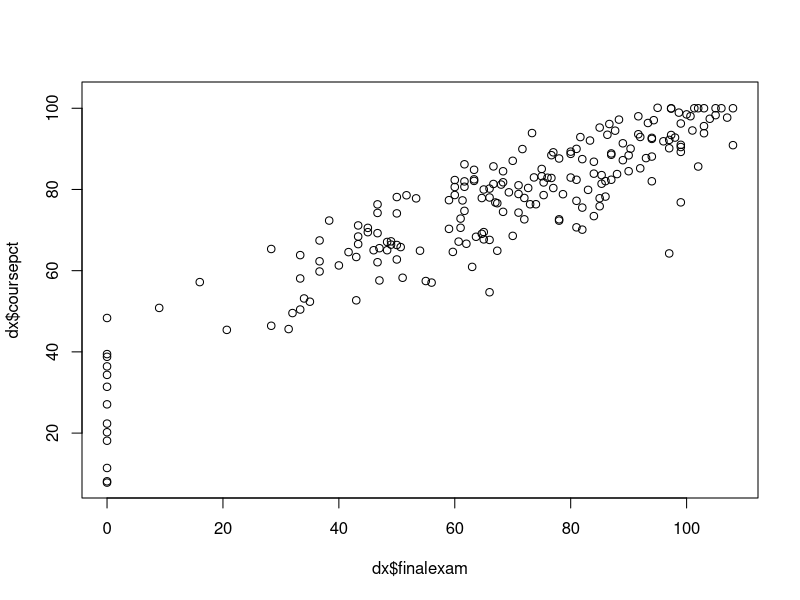

The R script that drew this image: (Note: this script raises an error after producing the figure.)
# packages
library(ordinal)
library(MASS)
library(emmeans)

# get data
dx <- read.csv("cleaned-data.csv")

# collapse classes into categories
dx$sub <- sapply(strsplit(dx$class, " "), "[", 1)
dx$lev <- as.numeric(sapply(strsplit(dx$class, " "), "[", 2))
dx$lev <- ifelse(dx$lev >= 3000, "upper", "lower")

# set up factors
# semester is ordered
dx$sem <- factor(dx$sem, levels=
                   c("Spring24", "Spring25", "Sum25", "Fall25","Spring26"),
                 ordered=TRUE)

# as are letter grades
letts <- c("F", "D", "C", "B", "A")
dx$fe.letter <- factor(dx$fe.letter, levels=letts, ordered=TRUE)
dx$co.letter <- factor(dx$co.letter, levels=letts, ordered=TRUE)

# and levels
dx$lev <- factor(dx$lev, levels=c("lower", "upper"), ordered=TRUE)

# do we need to analyze both?
cor.test(dx$finalexam, dx$coursepct, use="pairwise.complete.obs")
plot(dx$finalexam, dx$coursepct)

ftable(fe.letter~co.letter, data=dx)

# analyze final exam data
dz <- dx[which(!is.na(dx$fe.letter)),]
dc <- dx[which(!is.na(dx$co.letter)),]

nrow(dz)
nrow(dc)

table(dz$class)
#biol 1107 chem 1211 math 1190 math 2202 
#      134        66        37       100 

table(dc$class)
#biol 3300 chem 1211 math 1190 math 2202 
#      105       228        37       100 

table(dz$sub)
#biol chem math 
# 134   66  137 

table(dc$sub)
#biol chem math 
# 105  228  137 

table(dz$lev)
#lower upper 
#  337     0 

table(dc$lev)
#lower upper 
#  365   105 

# dz has no upper division, so drop 6 and 7
mod01 <- polr(fe.letter~attend, data=dz, Hess=TRUE)
mod02 <- polr(fe.letter~attend+class, data=dz, Hess=TRUE)
mod03 <- polr(fe.letter~attend*class, data=dz, Hess=TRUE)
mod04 <- polr(fe.letter~attend+sub, data=dz, Hess=TRUE)
mod05 <- polr(fe.letter~attend*sub, data=dz, Hess=TRUE)
#mod06 <- polr(fe.letter~attend+lev, data=dz, Hess=TRUE)
#mod07 <- polr(fe.letter~attend*lev, data=dz, Hess=TRUE)

aic.df <- AIC(mod01, mod02, mod03, mod04, mod05)
aic.df$delta <- aic.df$AIC - min(aic.df$AIC)
aic.df$wt <- exp(-0.5*aic.df$delta)
aic.df$wt <- aic.df$wt/sum(aic.df$wt)

# order by descending AIC weight
aic.df <- aic.df[order(-aic.df$wt),]
aic.df
#     df       AIC      delta           wt
#mod03 11  897.1192   0.000000 7.544725e-01
#mod05  9  899.3644   2.245221 2.455273e-01
#mod04  7  928.0079  30.888690 1.479959e-07
#mod02  8  929.9717  32.852546 5.543750e-08
#mod01  5 1040.8625 143.743369 4.614955e-32

confint(mod3)
#                              2.5 %      97.5 %
#attend                 5.625774e-05  0.02735832
#classchem 1211        -8.418225e+00 -1.87008353
#classmath 1190        -1.171438e+01 -4.75703864
#classmath 2202        -1.844919e+01 -8.02789478
#attend:classchem 1211 -1.544274e-02  0.05593232
#attend:classmath 1190  4.078171e-02  0.12297726
#attend:classmath 2202  7.291770e-02  0.18245609

summary(mod3)
#Coefficients:
#                          Value Std. Error t value
#attend                  0.01364   0.006953  1.9620
#classchem 1211         -4.66731   1.624699 -2.8727
#classmath 1190         -8.09014   1.763081 -4.5886
#classmath 2202        -12.84988   2.656835 -4.8365
#attend:classchem 1211   0.01563   0.017758  0.8801
#attend:classmath 1190   0.08048   0.020851  3.8597
#attend:classmath 2202   0.12386   0.027930  4.4348

#Intercepts:
#      Value    Std. Error t value 
#F|D  -1.9535   0.5780    -3.3799
#D|C  -1.0035   0.5654    -1.7749
#C|B  -0.1754   0.5554    -0.3157
#B|A   1.4595   0.5590     2.6108

emtrends(mod03, ~class, var="attend")
#    class attend.trend      SE  df asymp.LCL asymp.UCL
#biol 1107       0.0136 0.00695 Inf  1.39e-05    0.0273
#chem 1211       0.0293 0.01640 Inf -2.78e-03    0.0613
#math 1190       0.0941 0.01970 Inf  5.54e-02    0.1328
#math 2202       0.1375 0.02720 Inf  8.43e-02    0.1907 
  
emtrends(mod05, ~sub, var="attend")
#sub  attend.trend      SE  df asymp.LCL asymp.UCL
#biol       0.0136 0.00693 Inf -3.46e-05    0.0271
#chem       0.0291 0.01630 Inf -2.91e-03    0.0611
#math       0.0973 0.01450 Inf  6.89e-02    0.1257

# conclusion: use mod03 for final exam score

tr1 <- emtrends(mod03, ~ class, var = "attend")
pairs(tr1)
#contrast              estimate     SE  df z.ratio p.value
#biol 1107 - chem 1211  -0.0156 0.0178 Inf  -0.880  0.8152
#biol 1107 - math 1190  -0.0805 0.0209 Inf  -3.860  0.0007
#biol 1107 - math 2202  -0.1239 0.0279 Inf  -4.435 <0.0001
#chem 1211 - math 1190  -0.0648 0.0255 Inf  -2.541  0.0539
#chem 1211 - math 2202  -0.1082 0.0315 Inf  -3.433  0.0033
#math 1190 - math 2202  -0.0434 0.0326 Inf  -1.332  0.5423



# The association between participation and final-exam grade varied substantially across the courses in the dataset. Model selection moderately favored course-specific relationships over subject-specific relationships. Across both formulations, the clearest positive association occurred in mathematics; evidence was weaker in biology and absent or inconclusive in chemistry.

# analyze course grade

mod11 <- polr(co.letter~attend, data=dc, Hess=TRUE)
mod12 <- polr(co.letter~attend+class, data=dc, Hess=TRUE)
mod13 <- polr(co.letter~attend*class, data=dc, Hess=TRUE)
mod14 <- polr(co.letter~attend+sub, data=dc, Hess=TRUE)
mod15 <- polr(co.letter~attend*sub, data=dc, Hess=TRUE)
mod16 <- polr(co.letter~attend+lev, data=dc, Hess=TRUE)
mod17 <- polr(co.letter~attend*lev, data=dc, Hess=TRUE)

aic.df2 <- AIC(mod11, mod12, mod13, mod14, mod15, mod16, mod17)
aic.df2$delta <- aic.df2$AIC - min(aic.df2$AIC)
aic.df2$wt <- exp(-0.5*aic.df2$delta)
aic.df2$wt <- aic.df2$wt/sum(aic.df2$wt)

# order by descending AIC weight
aic.df2 <- aic.df2[order(-aic.df2$wt),]
aic.df2
#      df      AIC    delta           wt
#mod13 11 1363.619  0.00000 9.996932e-01
#mod15  9 1379.809 16.18927 3.050787e-04
#mod17  7 1390.281 26.66144 1.623335e-06
#mod12  8 1397.766 34.14647 3.846407e-08
#mod16  6 1398.359 34.73932 2.859693e-08
#mod14  7 1400.356 36.73630 1.053612e-08
#mod11  5 1401.881 38.26131 4.915054e-09

emtrends(mod13, ~class, var="attend")
#    class     attend.trend      SE  df asymp.LCL asymp.UCL
#biol 3300       0.0292 0.00678 Inf    0.0159    0.0425
#chem 1211       0.0454 0.00674 Inf    0.0322    0.0586
#math 1190       0.1153 0.02020 Inf    0.0758    0.1548
#math 2202       0.1433 0.02510 Inf    0.0941    0.1925

tr2 <- emtrends(mod13, ~ class, var = "attend")
pairs(tr2)
#contrast              estimate      SE  df z.ratio p.value
#biol 3300 - chem 1211  -0.0162 0.00932 Inf  -1.742  0.3020
#biol 3300 - math 1190  -0.0861 0.02100 Inf  -4.093  0.0002
#biol 3300 - math 2202  -0.1141 0.02570 Inf  -4.442 <0.0001
#chem 1211 - math 1190  -0.0698 0.02090 Inf  -3.335  0.0047
#chem 1211 - math 2202  -0.0979 0.02560 Inf  -3.827  0.0007
#math 1190 - math 2202  -0.0280 0.03150 Inf  -0.891  0.8094

summary(mod13)
#Call:
#  polr(formula = co.letter ~ attend * class, data = dc, Hess = TRUE)
#
#Coefficients:
#                          Value Std. Error t value
#attend                  0.02919    0.00678   4.306
#classchem 1211         -1.61830    0.74740  -2.165
#classmath 1190         -6.84087    1.73368  -3.946
#classmath 2202        -11.08943    2.42558  -4.572
#attend:classchem 1211   0.01623    0.00932   1.742
#attend:classmath 1190   0.08607    0.02103   4.093
#attend:classmath 2202   0.11411    0.02569   4.442

#Intercepts:
#       Value    Std. Error t value 
#F|D  -0.0500   0.4913    -0.1019
#D|C   1.3067   0.4928     2.6517
#C|B   2.5246   0.5046     5.0029
#B|A   3.9779   0.5195     7.6568

# all of that is cool, but let's focus on percentages and just
# label them

# percentage grades are proportions in disguise
# logit transform and store as y
dz$y <- qlogis(pmax(0.1, pmin(99.9, dz$finalexam))/100)
dc$y <- qlogis(pmax(0.1, pmin(99.9, dc$coursepct))/100)

# dz has no upper division, so drop 6 and 7
mod01 <- lm(y~attend, data=dz)
mod02 <- lm(y~attend+class, data=dz)
mod03 <- lm(y~attend*class, data=dz)
mod04 <- lm(y~attend+sub, data=dz)
mod05 <- lm(y~attend*sub, data=dz)

aic.df1 <- AIC(mod01, mod02, mod03, mod04, mod05)
aic.df1$delta <- aic.df1$AIC - min(aic.df1$AIC)
aic.df1$wt <- exp(-0.5*aic.df1$delta)
aic.df1$wt <- aic.df1$wt/sum(aic.df1$wt)

# order by descending AIC weight
aic.df1 <- aic.df1[order(-aic.df1$wt),]
aic.df1
#      df      AIC     delta           wt
#mod03  9 1479.238  0.000000 9.832330e-01
#mod05  7 1487.381  8.142944 1.676635e-02
#mod04  5 1508.784 29.546159 3.773893e-07
#mod02  6 1509.661 30.423304 2.433996e-07
#mod01  3 1557.386 78.148008 1.054465e-17

# dc has some upper division, so include 6 and 7
mod11 <- lm(y~attend, data=dc)
mod12 <- lm(y~attend+class, data=dc)
mod13 <- lm(y~attend*class, data=dc)
mod14 <- lm(y~attend+sub, data=dc)
mod15 <- lm(y~attend*sub, data=dc)
mod16 <- lm(y~attend+lev, data=dc)
mod17 <- lm(y~attend*lev, data=dc)

aic.df2 <- AIC(mod11, mod12, mod13, mod14, mod15, mod16, mod17)
aic.df2$delta <- aic.df2$AIC - min(aic.df2$AIC)
aic.df2$wt <- exp(-0.5*aic.df2$delta)
aic.df2$wt <- aic.df2$wt/sum(aic.df2$wt)

# order by descending AIC weight
aic.df2 <- aic.df2[order(-aic.df2$wt),]
aic.df2
#      df      AIC    delta           wt
#mod13  9 1623.555  0.00000 9.996977e-01
#mod15  7 1639.936 16.38168 2.770971e-04
#mod17  5 1645.366 21.81107 1.835079e-05
#mod12  6 1647.811 24.25580 5.404916e-06
#mod16  4 1652.144 28.58928 6.191366e-07
#mod11  3 1652.385 28.83045 5.488014e-07
#mod14  5 1654.108 30.55363 2.318634e-07

emtrends(mod03, ~class, var="attend")
#class     attend.trend      SE  df lower.CL upper.CL
#biol 1107       0.0323 0.00782 329   0.0169   0.0477
#chem 1211       0.0588 0.01250 329   0.0343   0.0834
#math 1190       0.0934 0.02090 329   0.0523   0.1344
#math 2202       0.1536 0.01950 329   0.1154   0.1919

emtrends(mod13, ~class, var="attend")
#class     attend.trend      SE  df lower.CL upper.CL
#biol 3300       0.0173 0.00509 462   0.0073   0.0273
#chem 1211       0.0306 0.00427 462   0.0222   0.0390
#math 1190       0.0813 0.01310 462   0.0555   0.1072
#math 2202       0.0673 0.01220 462   0.0432   0.0914

tr1 <- emtrends(mod03, ~ class, var = "attend")
pairs(tr1)

tr2 <- emtrends(mod13, ~ class, var = "attend")
#pairs(tr2)
#contrast              estimate      SE  df t.ratio p.value
#biol 3300 - chem 1211  -0.0133 0.00664 462  -2.005  0.1874
#biol 3300 - math 1190  -0.0640 0.01410 462  -4.546 <0.0001
#biol 3300 - math 2202  -0.0500 0.01330 462  -3.770  0.0011
#chem 1211 - math 1190  -0.0507 0.01380 462  -3.672  0.0015
#chem 1211 - math 2202  -0.0367 0.01300 462  -2.828  0.0251
#math 1190 - math 2202   0.0140 0.01800 462   0.782  0.8628

# make some figures
ag <- aggregate(attend~class, data=dx, range, na.rm=TRUE)
#      class  attend.1  attend.2
#1 biol 1107   4.00000 100.00000
#2 biol 3300   0.00000 100.00000
#3 chem 1211   7.00000 100.00000
#4 chem 3361   0.00000 100.00000
#5 math 1190  46.36364 100.00000
#6 math 2202  50.00000 100.00000

n <- 200
pxmat <- matrix(NA, nrow=n, ncol=6)
colnames(pxmat) <- ag$class
for(i in 1:nrow(ag)){
  pxmat[,i] <- seq(ag$attend[i,1], ag$attend[i,2], length=n)
}

# final exam
px1 <- pxmat[,"biol 1107"]
px2 <- pxmat[,"chem 1211"]
px3 <- pxmat[,"math 1190"]
px4 <- pxmat[,"math 2202"]

prx <- data.frame(attend=c(px1, px2, px3, px4),
                  class=rep(sort(unique(dz$class)),each=n))
pred <- predict(mod03, newdata=prx, interval="confidence", se.fit=TRUE)
prx$lo <- 100*plogis(pred$fit[,2])
prx$md <- 100*plogis(pred$fit[,1])
prx$up <- 100*plogis(pred$fit[,3])

# symbols

fig.name <- "finalexam.jpg"
jpeg(fig.name, width=1.5*7.5, height=1.5*5, units="in", res=500)
par(mfrow=c(2,2), mar=c(4.1, 4.1, 1.1, 1.1), 
    lend=1, las=1, xpd=NA, bty="n",
    cex.axis=1.5, cex.lab=1.5, cex.main=1.5,
    oma=c(0, 0.2, 0, 0))
plot(dz$attend, dz$finalexam, type="n",
     xlab="",
     ylab="Final exam grade (%)",
     xlim=c(0, 100), ylim=c(0, 100),
     main="BIOL 1107: Principles of Biol. I")
title(xlab="Participation or attendance (%)", line=2.4)
flag1 <- which(prx$class == "biol 1107")
flag2 <- which(dz$class == "biol 1107")
polygon(x=c(prx$attend[flag1], rev(prx$attend[flag1])),
        y=c(prx$lo[flag1], rev(prx$up[flag1])),
        border=NA, col="grey80")
points(prx$attend[flag1], prx$md[flag1], type="l", lwd=3)
points(dz$attend[flag2], dz$finalexam[flag2], cex=1.2)

plot(dz$attend, dz$finalexam, type="n",
     xlab="",
     ylab="Final exam grade (%)",
     xlim=c(0, 100), ylim=c(0, 100),
     main="CHEM 1211: Principles of Chem. I")
title(xlab="Participation or attendance (%)", line=2.4)
flag1 <- which(prx$class == "chem 1211")
flag2 <- which(dz$class == "chem 1211")
polygon(x=c(prx$attend[flag1], rev(prx$attend[flag1])),
        y=c(prx$lo[flag1], rev(prx$up[flag1])),
        border=NA, col="grey80")
points(prx$attend[flag1], prx$md[flag1], type="l", lwd=3)
points(dz$attend[flag2], dz$finalexam[flag2], cex=1.2)


plot(dz$attend, dz$finalexam, type="n",
     xlab="",
     ylab="Final exam grade (%)",
     xlim=c(0, 100), ylim=c(0, 100),
     main="MATH 1190: Calculus I")
title(xlab="Participation or attendance (%)", line=2.4)
flag1 <- which(prx$class == "math 1190")
flag2 <- which(dz$class == "math 1190")
polygon(x=c(prx$attend[flag1], rev(prx$attend[flag1])),
        y=c(prx$lo[flag1], rev(prx$up[flag1])),
        border=NA, col="grey80")
points(prx$attend[flag1], prx$md[flag1], type="l", lwd=3)
points(dz$attend[flag2], dz$finalexam[flag2], cex=1.2)


plot(dz$attend, dz$finalexam, type="n",
     xlab="",
     ylab="Final exam grade (%)",
     xlim=c(0, 100), ylim=c(0, 100),
     main="Math 2202: Calculus II")
title(xlab="Participation or attendance (%)", line=2.4)
flag1 <- which(prx$class == "math 2202")
flag2 <- which(dz$class == "math 2202")
polygon(x=c(prx$attend[flag1], rev(prx$attend[flag1])),
        y=c(prx$lo[flag1], rev(prx$up[flag1])),
        border=NA, col="grey80")
points(prx$attend[flag1], prx$md[flag1], type="l", lwd=3)
points(dz$attend[flag2], dz$finalexam[flag2], cex=1.2)
dev.off()


############################################################
px1 <- pxmat[,"biol 3300"]

prx <- data.frame(attend=c(px1, px2, px3, px4),
                  class=rep(sort(unique(dc$class)),each=n))
pred <- predict(mod13, newdata=prx, interval="confidence", se.fit=TRUE)
prx$lo <- 100*plogis(pred$fit[,2])
prx$md <- 100*plogis(pred$fit[,1])
prx$up <- 100*plogis(pred$fit[,3])


fig.name <- "coursegrade.jpg"
jpeg(fig.name, width=1.5*7.5, height=1.5*5, units="in", res=500)
par(mfrow=c(2,2), mar=c(4.1, 4.1, 1.1, 1.1), 
    lend=1, las=1, xpd=NA, bty="n",
    cex.axis=1.5, cex.lab=1.5, cex.main=1.5,
    oma=c(0, 0.2, 0, 0))
plot(dc$attend, dc$coursepct, type="n",
     xlab="",
     ylab="Course grade (%)",
     xlim=c(0, 100), ylim=c(0, 100),
     main="BIOL 3300: Genetics")
title(xlab="Participation or attendance (%)", line=2.4)
flag1 <- which(prx$class == "biol 3300")
flag2 <- which(dc$class == "biol 3300")
polygon(x=c(prx$attend[flag1], rev(prx$attend[flag1])),
        y=c(prx$lo[flag1], rev(prx$up[flag1])),
        border=NA, col="grey80")
points(prx$attend[flag1], prx$md[flag1], type="l", lwd=3)
points(dc$attend[flag2], dc$coursepct[flag2], cex=1.2)

plot(dc$attend, dc$coursepct, type="n",
     xlab="",
     ylab="Course grade (%)",
     xlim=c(0, 100), ylim=c(0, 100),
     main="CHEM 1211: Principles of Chem. I")
title(xlab="Participation or attendance (%)", line=2.4)
flag1 <- which(prx$class == "chem 1211")
flag2 <- which(dc$class == "chem 1211")
polygon(x=c(prx$attend[flag1], rev(prx$attend[flag1])),
        y=c(prx$lo[flag1], rev(prx$up[flag1])),
        border=NA, col="grey80")
points(prx$attend[flag1], prx$md[flag1], type="l", lwd=3)
points(dc$attend[flag2], dc$coursepct[flag2], cex=1.2)


plot(dc$attend, dc$coursepct, type="n",
     xlab="",
     ylab="Course grade (%)",
     xlim=c(0, 100), ylim=c(0, 100),
     main="MATH 1190: Calculus I")
title(xlab="Participation or attendance (%)", line=2.4)
flag1 <- which(prx$class == "math 1190")
flag2 <- which(dc$class == "math 1190")
polygon(x=c(prx$attend[flag1], rev(prx$attend[flag1])),
        y=c(prx$lo[flag1], rev(prx$up[flag1])),
        border=NA, col="grey80")
points(prx$attend[flag1], prx$md[flag1], type="l", lwd=3)
points(dc$attend[flag2], dc$coursepct[flag2], cex=1.2)


plot(dc$attend, dc$coursepct, type="n",
     xlab="",
     ylab="Course grade (%)",
     xlim=c(0, 100), ylim=c(0, 100),
     main="Math 2202: Calculus II")
title(xlab="Participation or attendance (%)", line=2.4)
flag1 <- which(prx$class == "math 2202")
flag2 <- which(dc$class == "math 2202")
polygon(x=c(prx$attend[flag1], rev(prx$attend[flag1])),
        y=c(prx$lo[flag1], rev(prx$up[flag1])),
        border=NA, col="grey80")
points(prx$attend[flag1], prx$md[flag1], type="l", lwd=3)
points(dc$attend[flag2], dc$coursepct[flag2], cex=1.2)
dev.off()


# make some figures

# what about C or better in the course
dc$cc <- ifelse(dc$co.letter %in% c("A", "B", "C"), 1, 0)

mod21 <- glm(cc~attend, data=dc, family=binomial)
mod22 <- glm(cc~attend+class, data=dc, family=binomial)
mod23 <- glm(cc~attend*class, data=dc, family=binomial)
mod24 <- glm(cc~attend+sub, data=dc, family=binomial)
mod25 <- glm(cc~attend*sub, data=dc, family=binomial)
mod26 <- glm(cc~attend+lev, data=dc, family=binomial)
mod27 <- glm(cc~attend*lev, data=dc, family=binomial)

aic.df3 <- AIC(mod21, mod22, mod23, mod24, mod25, mod26, mod27)
aic.df3$delta <- aic.df3$AIC - min(aic.df3$AIC)
aic.df3$wt <- exp(-0.5*aic.df3$delta)
aic.df3$wt <- aic.df3$wt/sum(aic.df3$wt)

# order by descending AIC weight
aic.df3 <- aic.df3[order(-aic.df3$wt),]
aic.df3

tr3 <- emtrends(mod23, ~ class, var = "attend")
tr3
#class     attend.trend      SE  df asymp.LCL asymp.UCL
#biol 3300       0.0350 0.00919 Inf    0.0170    0.0530
#chem 1211       0.0356 0.00760 Inf    0.0207    0.0505
#math 1190       0.1226 0.03910 Inf    0.0460    0.1992
#math 2202       0.1060 0.02770 Inf    0.0517    0.1602

pairs(tr3)
#contrast              estimate     SE  df z.ratio p.value
#biol 3300 - chem 1211 -0.00061 0.0119 Inf  -0.051  1.0000
#biol 3300 - math 1190 -0.08757 0.0402 Inf  -2.181  0.1286
#biol 3300 - math 2202 -0.07093 0.0292 Inf  -2.431  0.0713
#chem 1211 - math 1190 -0.08696 0.0398 Inf  -2.184  0.1277
#chem 1211 - math 2202 -0.07032 0.0287 Inf  -2.449  0.0682
#math 1190 - math 2202  0.01664 0.0479 Inf   0.347  0.9856

tr4 <- emtrends(mod25, ~ sub, var = "attend")
tr4
#sub  attend.trend      SE  df asymp.LCL asymp.UCL
#biol       0.0350 0.00919 Inf    0.0170    0.0530
#chem       0.0356 0.00760 Inf    0.0207    0.0505
#math       0.0830 0.01670 Inf    0.0503    0.1157

# multipliers for different amounts of 
# additional participations
parts <- c(2.4, 3.6, 10)
names(parts) <- c("3x50", "2x75", "10%")

exp(parts*0.035)
exp(parts*0.0356)
exp(parts*0.083)



# for biology, every additional participation
# results in:
## 10%
exp(10*0.035)

## day in 3 x 50 minute class
exp(2.4*0.035)

## day in 2 x 75 minute class
exp(3.6*0.035)



pairs(tr4)
#contrast    estimate     SE  df z.ratio p.value
#biol - chem -0.00061 0.0119 Inf  -0.051  0.9986
#biol - math -0.04801 0.0191 Inf  -2.520  0.0315
#chem - math -0.04740 0.0183 Inf  -2.585  0.0263


# what about D or worse in the course
dc$ff <- ifelse(dc$co.letter %in% c("D", "F"), 1, 0)
dc$absent <- 100 - dc$attend

mod31 <- glm(ff~absent, data=dc, family=binomial)
mod32 <- glm(ff~absent+class, data=dc, family=binomial)
mod33 <- glm(ff~absent*class, data=dc, family=binomial)
mod34 <- glm(ff~absent+sub, data=dc, family=binomial)
mod35 <- glm(ff~absent*sub, data=dc, family=binomial)
mod36 <- glm(ff~absent+lev, data=dc, family=binomial)
mod37 <- glm(ff~absent*lev, data=dc, family=binomial)

aic.df4 <- AIC(mod31, mod32, mod33, mod34, mod35, mod36, mod37)
aic.df4$delta <- aic.df4$AIC - min(aic.df4$AIC)
aic.df4$wt <- exp(-0.5*aic.df4$delta)
aic.df4$wt <- aic.df4$wt/sum(aic.df4$wt)

# order by descending AIC weight
aic.df4 <- aic.df4[order(-aic.df4$wt),]
aic.df4

tr4 <- emtrends(mod33, ~ class, var = "absent")
tr4
pairs(tr4)

tr5 <- emtrends(mod35, ~ sub, var = "absent")
tr5
pairs(tr5)


# make a figure out of model 35
pchs <- c(0, 1, 2)
names(pchs) <- c("biol", "chem", "math")

cols <- c("green4", "blue3", "red4")
cols2 <- adjustcolor(cols, alpha.f=0.3)
names(cols) <- names(pchs)

dc$pch <- pchs[dc$sub]
dc$color <- cols[dc$sub]

ag <- aggregate(absent~sub, data=dc, range, na.rm=TRUE)
n <- 200
pxmat <- matrix(NA, nrow=n, ncol=3)
colnames(pxmat) <- ag$sub
for(i in 1:nrow(ag)){
  pxmat[,i] <- seq(ag$absent[i,1], ag$absent[i,2], length=n)
}

px1 <- pxmat[,"biol"]
px2 <- pxmat[,"chem"]
px3 <- pxmat[,"math"]

prx <- data.frame(absent=c(px1, px2, px3),
                  sub=rep(sort(unique(dc$sub)),each=n))
pred <- predict(mod35, newdata=prx, type="link", se.fit=TRUE)
prx$lo <- plogis(qnorm(0.025, pred$fit, pred$se.fit))
prx$md <- plogis(qnorm(0.5, pred$fit, pred$se.fit))
prx$up <- plogis(qnorm(0.975, pred$fit, pred$se.fit))



fig.name <- "d-or-f.jpg"
jpeg(fig.name, width=1.5*7.5, height=1.5*5, units="in", res=500)
par(mfrow=c(1,1), mar=c(4.1, 4.1, 1.1, 1.1), 
    lend=1, las=1, xpd=NA, bty="n",
    cex.axis=1.5, cex.lab=1.5, cex.main=1.5,
    oma=c(0, 0.2, 0, 0))
plot(dc$absent, jitter(dc$ff, amount=0.02), #type="n",
     pch=dc$pch, col=dc$color,
     xlab="", cex=1.4,
     ylab="Probability of D or F (%)",
     xlim=c(0, 100), ylim=c(0, 1),
     yaxt="n")
title(xlab="Participation or attendance (%)", line=2.4)
flag1 <- which(prx$sub == "biol")
flag2 <- which(prx$sub == "chem")
flag3 <- which(prx$sub == "math")
polygon(x=c(prx$absent[flag1], rev(prx$absent[flag1])),
        y=c(prx$lo[flag1], rev(prx$up[flag1])),
        border=NA, col=cols2[1])
polygon(x=c(prx$absent[flag2], rev(prx$absent[flag2])),
        y=c(prx$lo[flag2], rev(prx$up[flag2])),
        border=NA, col=cols2[2])
polygon(x=c(prx$absent[flag3], rev(prx$absent[flag3])),
        y=c(prx$lo[flag3], rev(prx$up[flag3])),
        border=NA, col=cols2[3])
points(prx$absent[flag1], prx$md[flag1], type="l", lwd=3, col=cols[1], lty=1)
points(prx$absent[flag2], prx$md[flag2], type="l", lwd=3, col=cols[2], lty=2)
points(prx$absent[flag3], prx$md[flag3], type="l", lwd=3, col=cols[3], lty=3)
legend(78, 0.4, legend=c("Biology", "Chemistry", "Math"),
       col=cols, pch=pchs, cex=1.8, lwd=3, bty="n",
       lty=1:3)
axis(side=2, at=0:5*0.2, labels=0:5*20)
dev.off()
